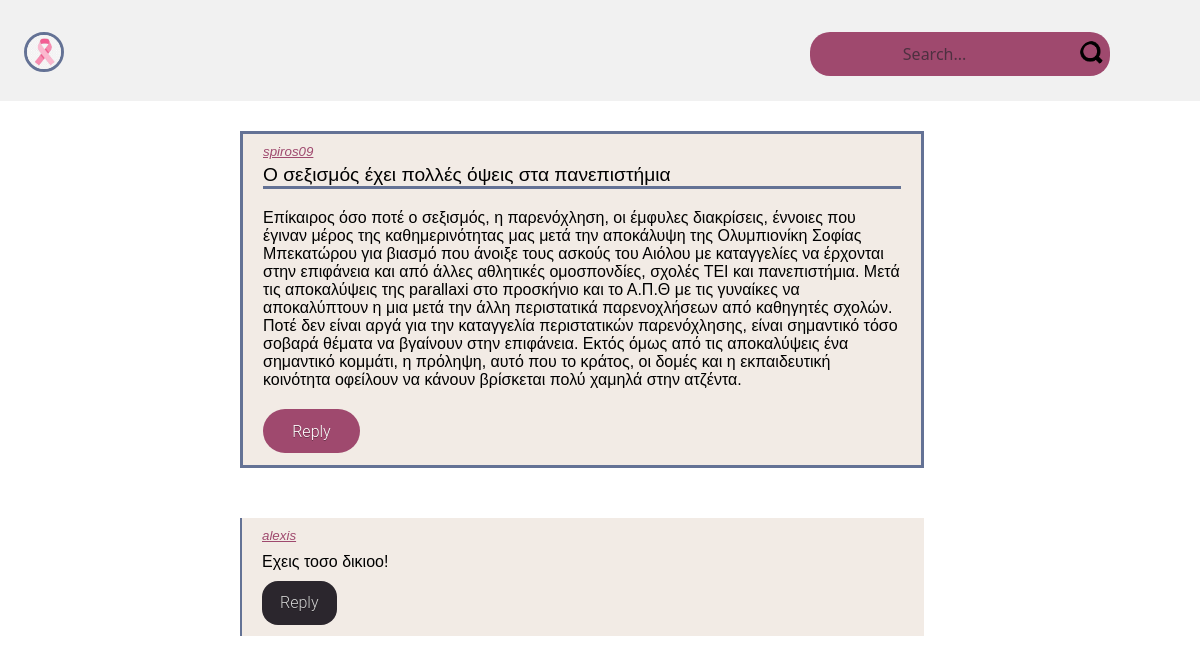
/postWithComments.php?postid=3, run on the app's committed database.
### tables this page shows
CREATE TABLE `articles` (
  `ID` int(10) UNSIGNED NOT NULL,
  `TITLE` varchar(50) NOT NULL,
  `USERNAME` varchar(20) DEFAULT NULL,
  `CONTENT` varchar(1000) DEFAULT NULL,
  `DATE` datetime NOT NULL
);

CREATE TABLE `comments` (
  `ID` int(11) UNSIGNED NOT NULL,
  `USERNAME` varchar(20) DEFAULT NULL,
  `COMMENT` varchar(1000) NOT NULL,
  `ARTICLE_ID` int(10) UNSIGNED NOT NULL
);

### postWithComments.php (the view, shortened to what this page needs)
<!DOCTYPE html>
<html>
    <head>
        <link rel="stylesheet" href="./postWithComments.css">
        <link rel="stylesheet" href="./post.css">
        <link rel="stylesheet" href="comment.css">
    </head>
    <body>
        <div>
            <?php include "header.php";?>
        </div>
        <div id="postWithComments">
            <div>
                <?php
                    $conn = @mysqli_connect("localhost", "NotLoginUsers", "NLogUsSHC");
                    $sqlQuery = "SELECT * FROM articles WHERE ID =".$_GET["postid"];
                    $results = mysqli_query($conn, $sqlQuery);
                    $row = mysqli_fetch_array($results);
                    $usertext = $row["USERNAME"];
                    $titletext = $row["TITLE"];
                    $bodytext = $row["CONTENT"];
                    $postid = $row["ID"];
                    echo
                    "<div class=\"post\">
                        <div class=\"postUser\">
                            <a class=\"postUserLink\" href=\"profilepage.php?user=".$usertext."\">
                                ".$usertext."
                            </a>
                        </div>
                        <div class=\"postTitle\">
                            <a>".$titletext."</a>
                        </div>
                        <div class=\"postBody\">
                            <a>
                                ".$bodytext."
                            </a>
                        </div>
                        <div class=\"postButtons\">
                            <button class=\"postReplyButton bn1\" onclick=\"openReply(".$postid.");\">
                                Reply
                            </button>
                        </div>
                    </div>";
                ?>
            </div>
            <div id="commentList">
                <?php
                    $conn = @mysqli_connect("localhost", "NotLoginUsers", "NLogUsSHC");
                    $sqlQuery = "SELECT * FROM comments WHERE ARTICLE_ID =".$_GET["postid"]." AND ID NOT IN (SELECT FOLLOWS FROM comments_on_comments)";
                    $results = mysqli_query($conn, $sqlQuery);
                    while($row = mysqli_fetch_array($results)) {
                        echo
                        "<div class=\"comment\">
                            <div class=\"commentUser\">
                                <a class=\"commentUserLink\" href=\"profilepage.php?user=".$row["USERNAME"]."\"> ".$row["USERNAME"]."</a>
                            </div>
                            <div class=\"commentBody\">
                                <a>".$row["COMMENT"]."</a>
                            </div>
                            <div class=\"commentButtons\">
                                <button class=\"commentReplyButton bn2\" onclick=\"openCommentReply(".$row["ARTICLE_ID"].", ".$row["ID"].")\">Reply</button>
                            </div>
                            <div class=\"commentReply\">";
                        echo
                            "</div>
                        </div>";
                    }
                ?>
            </div>
        </div>
    </body>
</html>

### postWithComments.css (style rules this page uses)
#postWithComments { display: flex; flex-direction: column; gap: 50px; width: 60%; margin: auto; padding-top: 30px; }
#commentList { display: flex; flex-direction: column; gap: 10px; }

### post.css (style rules this page uses)
.post { align-self: center; background-color: #f2ebe5; border: solid #647295; width: 95%; height: auto; padding: 10px 20px 10px 20px; }
.postUser { padding-bottom: 5px; font-size: smaller; font-style: italic; }
.postUserLink { color:#9f496e; }
.postTitle { font-size: larger; border-style: solid; border-color: #647295; border-top: hidden; border-left: hidden; border-right: hidden; }
.postBody { padding-top: 20px; padding-bottom: 20px }
.postButtons { vertical-align: bottom; display: flex; gap: 50px; }
.postReplyButton { width: auto; }

### comment.css (style rules this page uses)
.comment { background-color: #f2ebe5; border-left: 2px solid #647295; width: 95%; height: auto; padding: 10px 20px 10px 20px; }
.commentBody { padding: 10px 0px 10px 0px; }
.commentButtons { padding: 0px 0px 0px 0px; }
.commentReplyButton { width: auto; }
.commentUser { font-size: smaller; font-style: italic; }
.commentUserLink { color:#9f496e; }

### header.css (style rules this page uses)
* { box-sizing: border-box; }
body { margin: 0; font-family: Arial, Helvetica, sans-serif; }
.bn1 { display: inline-block; padding: 0.5em 1.7em; margin: 0 0.1em 0.1em 0; border: 0.16em solid rgba(255, 255, 255, 0); background-color: #9f496e; border-radius: 2em; box-sizing: border-box; text-decoration: none; font-family: "Roboto", sans-serif; font-weight: 300; color: #ffffff; text-shadow: 0 0.04em 0.04em rgba(0, 0, 0, 0.35); text-align: center; transition: all 0.2s; cursor: pointer; }
.bn2 { display: inline-block; padding: 0.5em 1em; margin: 0 0.1em 0.1em 0; border: 0.16em solid rgba(255, 255, 255, 0); background-color: #2b262d; border-radius: 1em; box-sizing: border-box; text-decoration: none; font-weight: 300; color: lightgrey; text-shadow: 0 0.04em 0.04em rgba(0, 0, 0, 0.35); text-align: center; transition: all 0.2s; cursor: pointer; font-family: "Roboto", sans-serif; }
::placeholder { color: #2b262d; opacity: 0.7; }
button { all: unset; cursor: pointer; width: 44px; height: 44px; align-items: center; }

### data on the page
articles: USERNAME "spiros09", TITLE "Ο σεξισμός έχει πολλές όψεις στα πανεπιστήμια", CONTENT "Επίκαιρος όσο ποτέ ο σεξισμός, η παρενόχληση, οι έμφυλες διακρίσεις, έννοιες που έγιναν μέρος της καθημερινότητας μας μετά την αποκάλυψη της Ολυμπιονίκη Σοφίας Μπεκατώρου για βιασμό που άνοιξε τους ασκούς του Αιόλου με καταγγελίες να έρχονται στην επιφάνεια και από άλλες αθλητικές ομοσπονδίες, σχολές ΤΕΙ και πανεπιστήμια. Μετά τις αποκαλύψεις της parallaxi στο προσκήνιο και το Α.Π.Θ με τις γυναίκες να αποκαλύπτουν η μια μετά την άλλη περιστατικά παρενοχλήσεων από καθηγητές σχολών. Ποτέ δεν είναι αργά για την καταγγελία περιστατικών παρενόχλησης, είναι σημαντικό τόσο σοβαρά θέματα να βγαίνουν στην επιφάνεια. Εκτός όμως από τις αποκαλύψεις ένα σημαντικό κομμάτι, η πρόληψη, αυτό που το κράτος,…"
comments: USERNAME "alexis", COMMENT "Εχεις τοσο δικιοο!"
